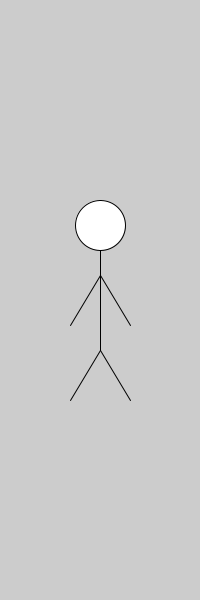
Frame 1 (no input)
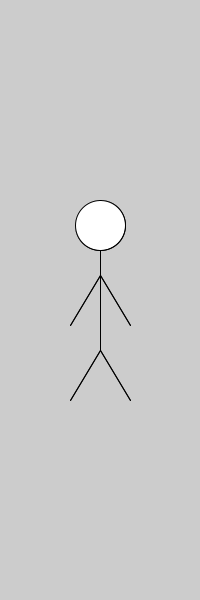
Frame 2 (the mouse pressed at the canvas centre, redrawn once)

The Processing sketch that drew these frames (run headless with seeded random() and noise(); the mouse was pressed at the canvas centre and the sketch redrawn once):

// Processing sketch: Excercise_8_2
// ── Excercise_8_2.pde
class Human {
  color hairColor;
  float tallnes;
  
  Human(){
   hairColor = color(100,75,0);
   tallnes = 184.0;
  }
  
  void display(){
   ellipseMode(CENTER);
   fill(255);
   ellipse(width/2,height/2-75,50,50);
   line(width/2,height/2-50,width/2,height/2+50);
   line(width/2,height/2-25,width/2-30,height/2+25);
   line(width/2,height/2-25,width/2+30,height/2+25);
   line(width/2,height/2+50,width/2-30,height/2+100);
   line(width/2,height/2+50,width/2+30,height/2+100);
  }

  void sleep() {
    boolean sunIsUp = true;
    if (sunIsUp) {
      print("I'm Awake");
      noLoop();
    }
  }
}

// ── Excercise_8_3.pde
Human myHuman;

void setup(){
  size(200,600);
myHuman = new Human();
}

void draw(){
 myHuman.display();
 myHuman.sleep();
}
